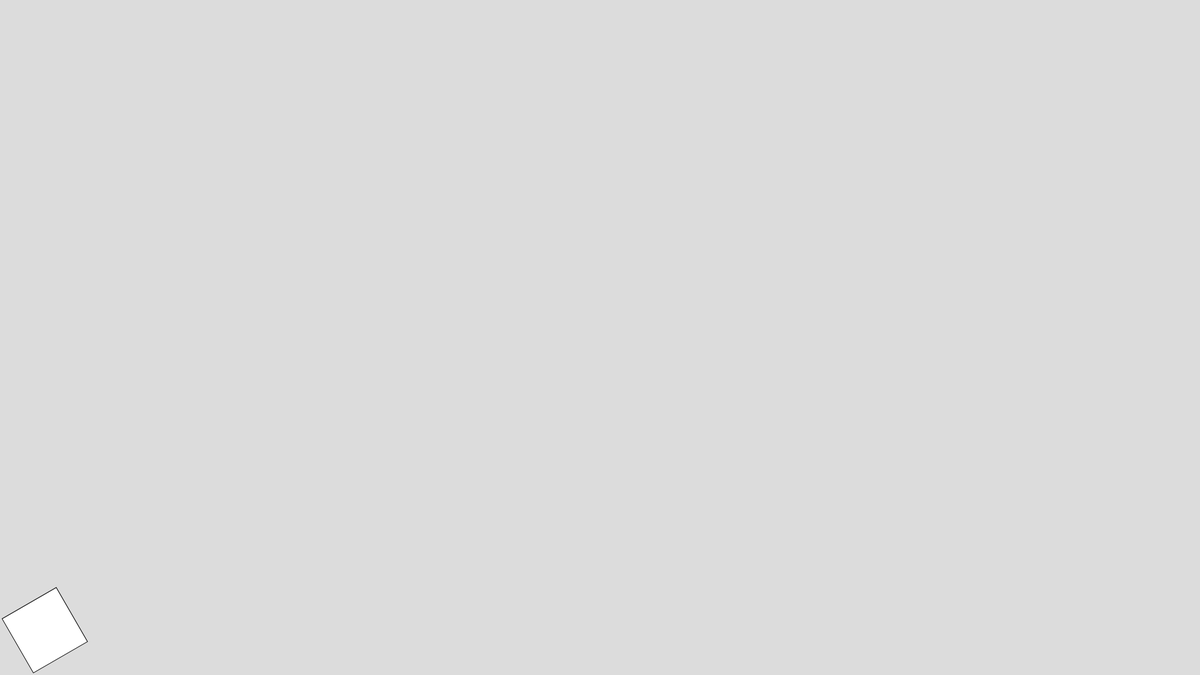
Frame 1 (no input)
Frame 60 (no input): identical to frame 1, image omitted
Frame 120 (the mouse pressed at the canvas centre since frame 60): identical to frame 1, image omitted

The p5.js sketch that drew this single still picture (run headless with seeded random() and noise() and a simulated clock; from frame 60 on, the mouse is pressed at the canvas centre):

// p5.js sketch
// ── sketch.js
let movers = [];

function setup() {
  createCanvas(1920, 1080);
}

function draw() {
  background(220);

  movers.forEach(element => {
    if(element.position.y <= (height - 20)){
      let gravity = createVector(0, 0.1);
      element.applyForce(gravity);
    }
  
    element.update();
    element.display();
  });

  translate(90, height - 140);
  rotate(PI / 3.0);
  rect(0, 0, 100, 100);

}

function mouseClicked() {
  let mover = new Mover();
  movers.push(mover);
  let cannonForce = createVector(1, -2);
  mover.applyForce(cannonForce.mult(5));
}
// ── mover.js

class Mover {
    constructor() {
      this.size = createVector(50, 50);
      this.mass = 1;
      this.position = createVector(this.size.x, height - this.size.y);
      this.velocity = createVector(0, 0);
      this.acceleration = createVector(0, 0);
    }
    applyForce(force) {
      force.div(this.mass);
      this.acceleration.add(force);
    }
    update() {
      // Friction and bounce off ground
      if(this.position.y > (height - (this.size.y / 2))){
        
        this.position.y = height - (this.size.y / 2) - 1;

        // Friction
        let c = 0.1;
        let normal = 1;
        let frictionMag = c * normal;
        let friction = this.velocity.copy();
        friction = friction.mult(-1);
        friction = friction.normalize();
        friction = friction.mult(frictionMag);
        this.applyForce(friction);

        // Bounce
        if(this.velocity.mag() > 2){
          this.velocity.y *= -0.5;
        }
      }

      // Bounce of wall
      if(this.position.x > width - this.size.x ){
        this.velocity.x *= -1;
      }

      this.velocity.add(this.acceleration);
      this.position.add(this.velocity);
      this.acceleration.mult(0);
      
    }
    display() {
      ellipse(this.position.x, this.position.y, this.size.x);
    }
  }
